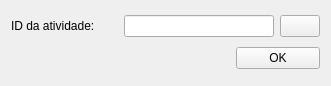
<?xml version="1.0" encoding="UTF-8"?>
<ui version="4.0">
 <class>Form</class>
 <widget class="QWidget" name="Form">
  <property name="geometry">
   <rect>
    <x>0</x>
    <y>0</y>
    <width>331</width>
    <height>86</height>
   </rect>
  </property>
  <property name="windowTitle">
   <string>Form</string>
  </property>
  <property name="styleSheet">
   <string notr="true"/>
  </property>
  <layout class="QGridLayout" name="gridLayout">
   <item row="0" column="0">
    <widget class="QLabel" name="label">
     <property name="text">
      <string>ID da atividade:</string>
     </property>
    </widget>
   </item>
   <item row="0" column="1" colspan="2">
    <layout class="QHBoxLayout" name="horizontalLayout">
     <item>
      <widget class="QLineEdit" name="activityIdLe"/>
     </item>
     <item>
      <widget class="QPushButton" name="extractFieldBtn">
       <property name="text">
        <string/>
       </property>
      </widget>
     </item>
    </layout>
   </item>
   <item row="1" column="0" colspan="2">
    <spacer name="horizontalSpacer">
     <property name="orientation">
      <enum>Qt::Horizontal</enum>
     </property>
     <property name="sizeHint" stdset="0">
      <size>
       <width>219</width>
       <height>20</height>
      </size>
     </property>
    </spacer>
   </item>
   <item row="1" column="2">
    <widget class="QPushButton" name="okBtn">
     <property name="text">
      <string>OK</string>
     </property>
    </widget>
   </item>
  </layout>
 </widget>
 <resources/>
 <connections/>
</ui>
